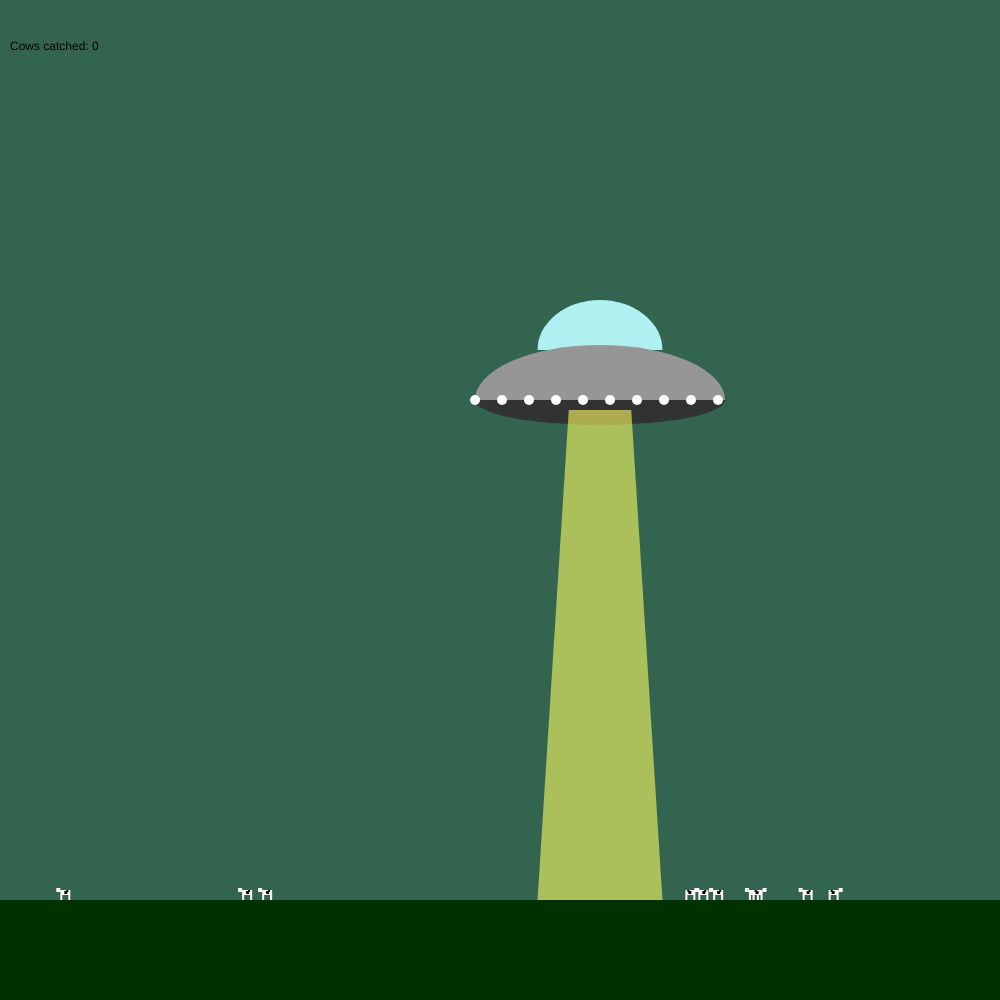
Frame 1 (no input)
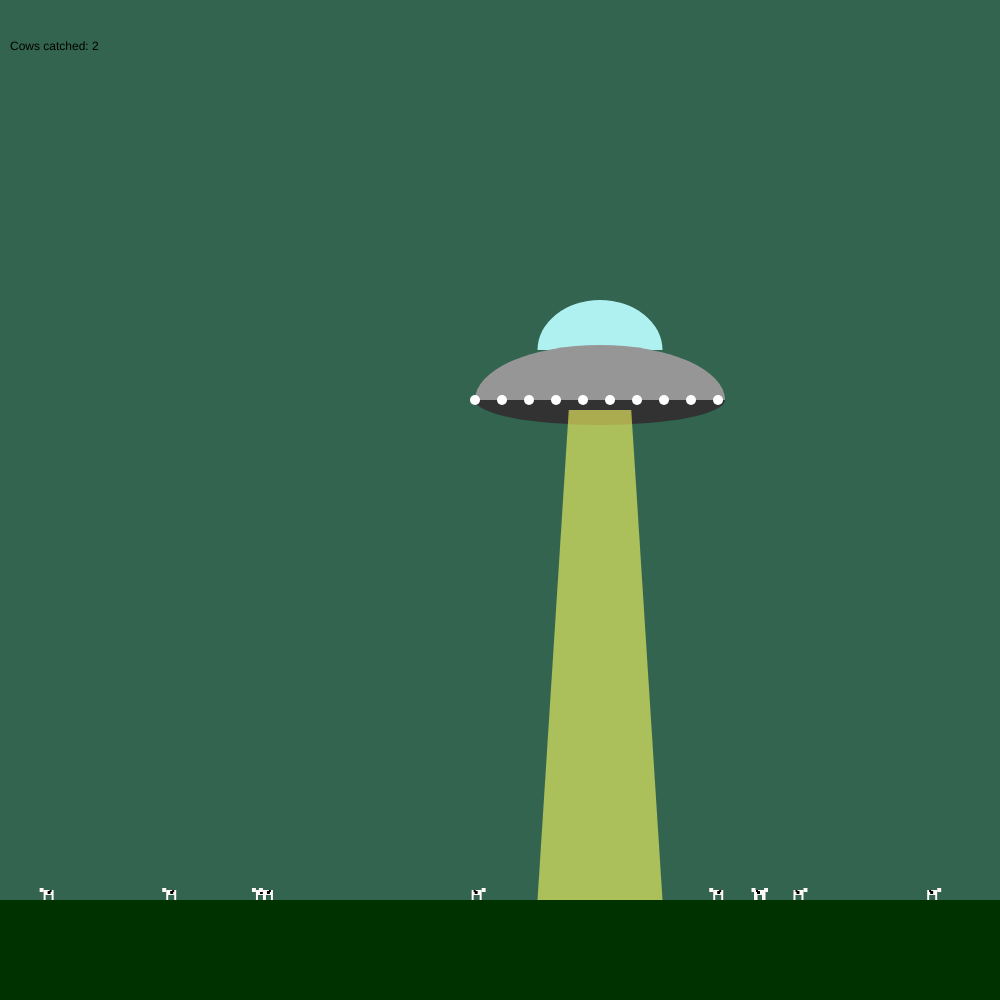
Frame 60 (no input)
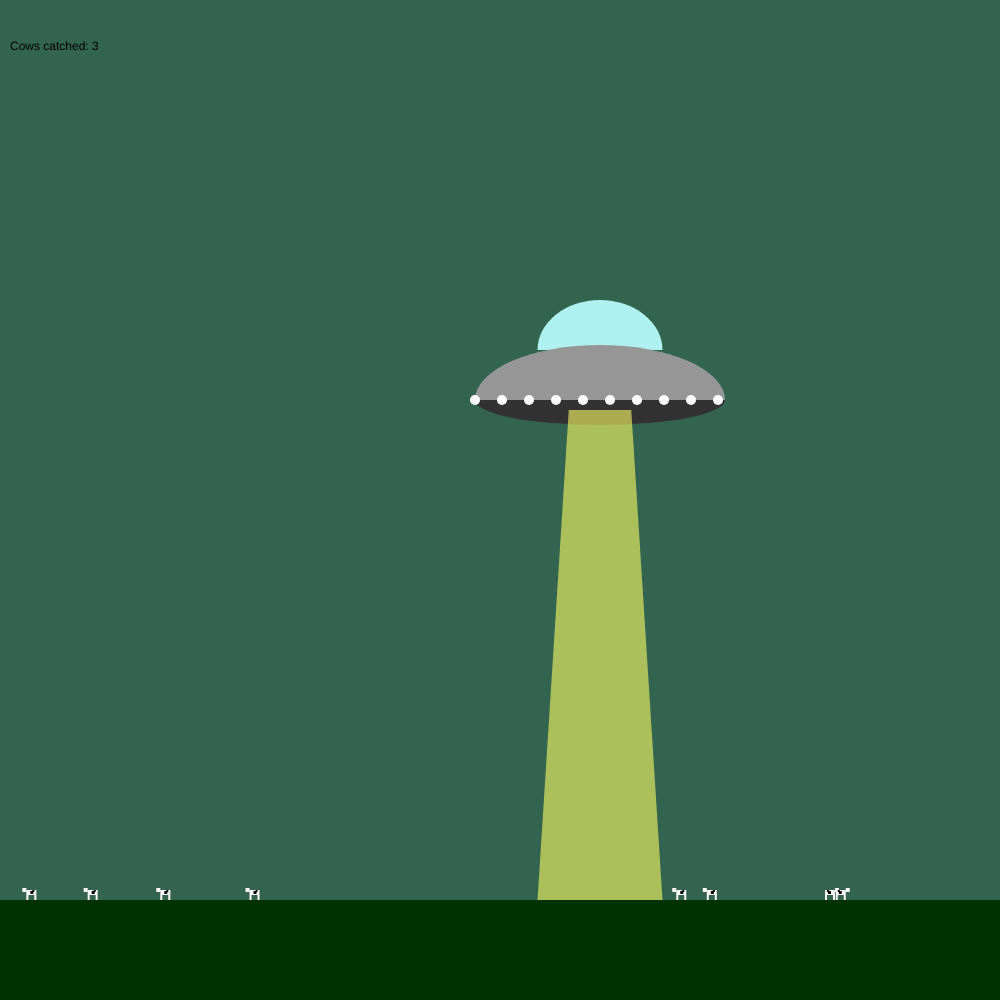
Frame 120 (the mouse pressed at the canvas centre since frame 60)

The p5.js sketch that drew these frames (run headless with seeded random() and noise() and a simulated clock; from frame 60 on, the mouse is pressed at the canvas centre):

// p5.js sketch
// ── sketch.js
let flying_nlo = {
    x: 600,
    y: 400,
    width: 250,
    height: 100,
    color_1: '#AFF0F0',
    color_2: '#969696',
    
    
    draw_signal: function(){
        fill(255);
        for(let i = 0; i < 10; i++)
            circle(this.x - this.width/2 + i * 27, this.y, 10);
    },

    change_pos: function(direction){
        this.x += direction;
    },

    draw_fly: function(){
        fill(this.color_1);
        arc(this.x, this.y - this.height/2, this.width/2, this.height, PI, TWO_PI);
        fill(this.color_2);
        arc(this.x, this.y, this.width, this.height + 10, PI, TWO_PI);
        fill(50);
        arc(this.x, this.y, this.width, this.height/2, 0, PI);
        this.draw_signal();     
    },

    beam: function(){
        fill(255,255,100,150);
        
        beginShape();   
        vertex(this.x - this.width/8, this.y + 10);
        vertex(this.x + this.width/8, this.y + 10);
        vertex(this.x + this.width/4, height - 100);
        vertex(this.x - this.width/4, height - 100);
        endShape();
    }
}
let cows = [];
let count = 0;
let t=0;

function Cow(x, y, direction)
{
    this.x = x;
    this.y = y;
    this.direction = direction;

    this.walk = function(i)
    {
        this.x += this.direction;

    }

    this.draw = function()
    {
        push();
        translate(this.x, this.y);
        if (this.direction > 0)
        {
            scale(-1, 1);
        }

        fill(255, 250, 250);
        rect(0, -10, 10, 5);
        
        rect(0, -5, 2, 5);
        rect(8, -5, 2, 5);

        rect(-4, -12, 4, 4);
        
        fill(0);
        rect(4, -9, 3, 3);
        rect(6, -10, 2, 2);

        pop();
    }
}

function CowManager()
{
    
    let countCows = 10;

    this.update = function()
    {
        while(cows.length < countCows)
        {
            cows.push(new Cow(random(0, width) , height - 100, random(-2, 2)));
        }

        for (let i = 0; i < cows.length; i++)
        {
            cows[i].walk(i);
            if ((cows[i].x > flying_nlo.x-flying_nlo.width/4) && (cows[i].x < flying_nlo.x+flying_nlo.width/4)){
                cows.splice(i,1);
                count += 1;
                break;
            }else{
            if (cows[i].x > width + 100)
                cows[i].x = 0;
            else if (cows[i].x < - 100)
                cows[i].x = width;
        }
        }
    }

    this.draw = function()
    {
        for(let i = 0; i < cows.length; i++)
            cows[i].draw();
    }

    return this;
}

function setup() {
    createCanvas(1000, 1000);
    frameRate(20);
    noStroke();
}

function draw(){
    background(50,100, 80);

    let cowManager = new CowManager();
    cowManager.update();
    cowManager.draw();

    fill(0,50,0);
    rect(0, height - 100, width, 100);

    flying_nlo.draw_fly();
    flying_nlo.beam();

    if (keyIsDown(LEFT_ARROW))
        flying_nlo.change_pos(-4);
    if (keyIsDown(RIGHT_ARROW))
        flying_nlo.change_pos(4);
    fill(0);
	text("Cows catched: "+ count,10,50);
}
